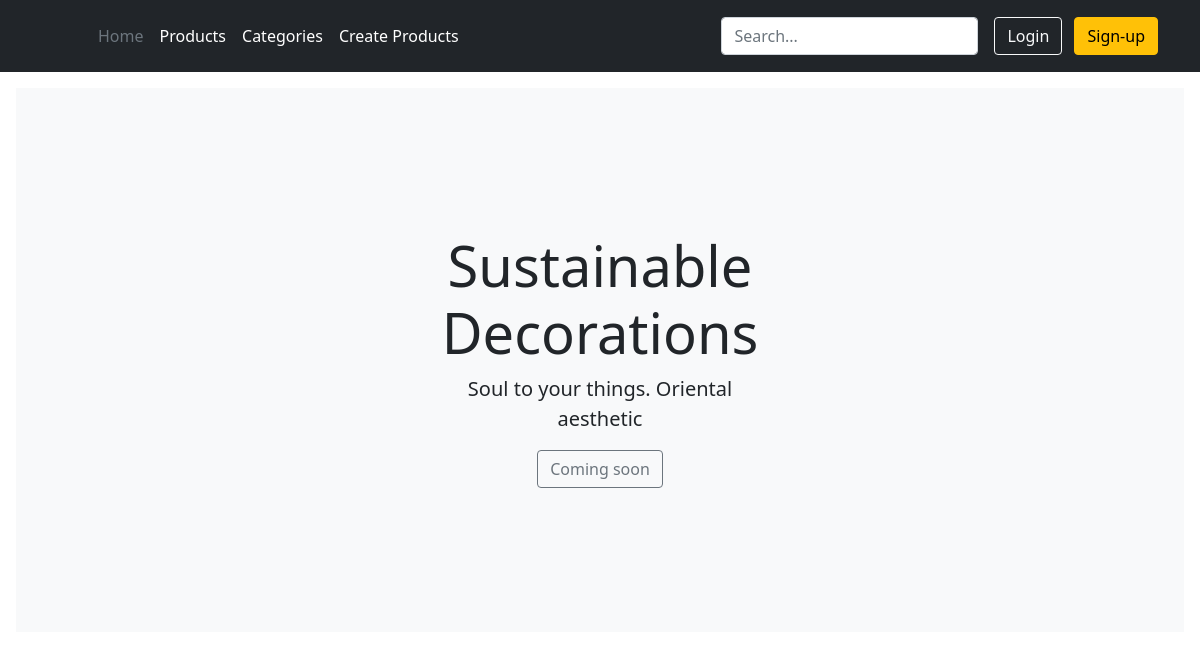
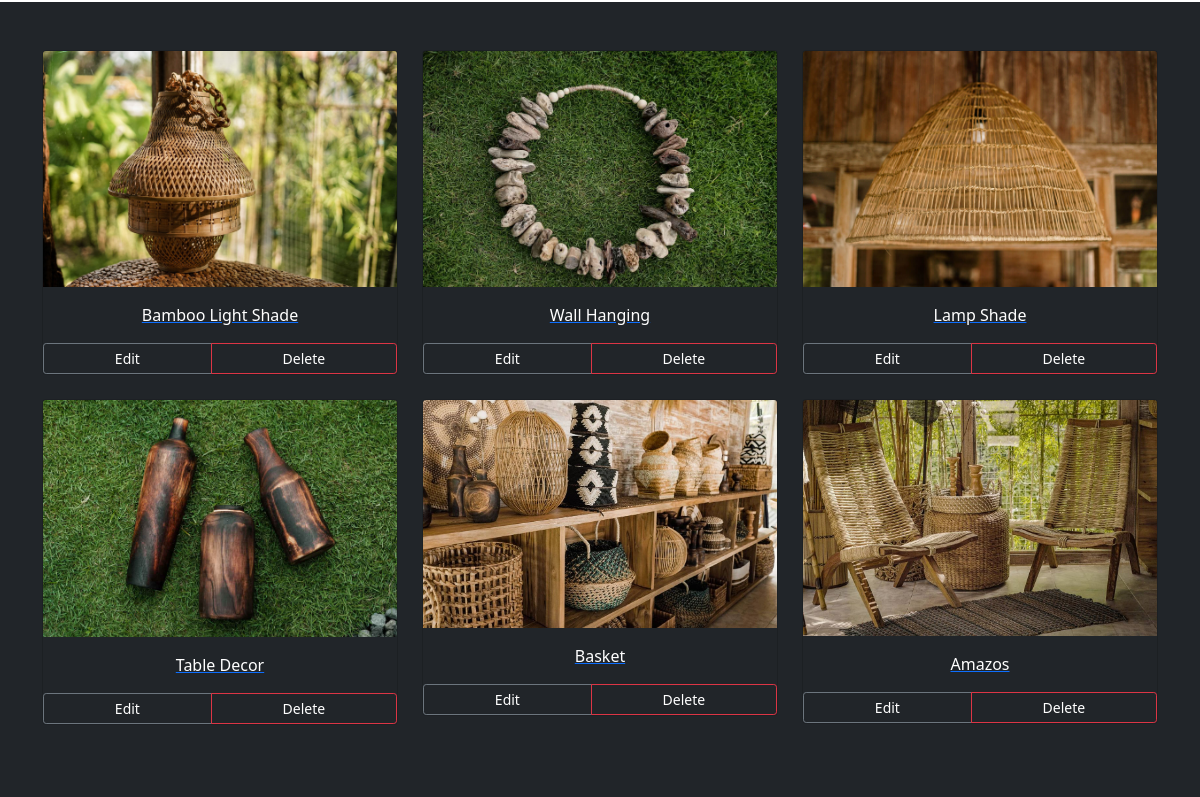
The app's page /products/, older data (2 pictures, top to bottom).
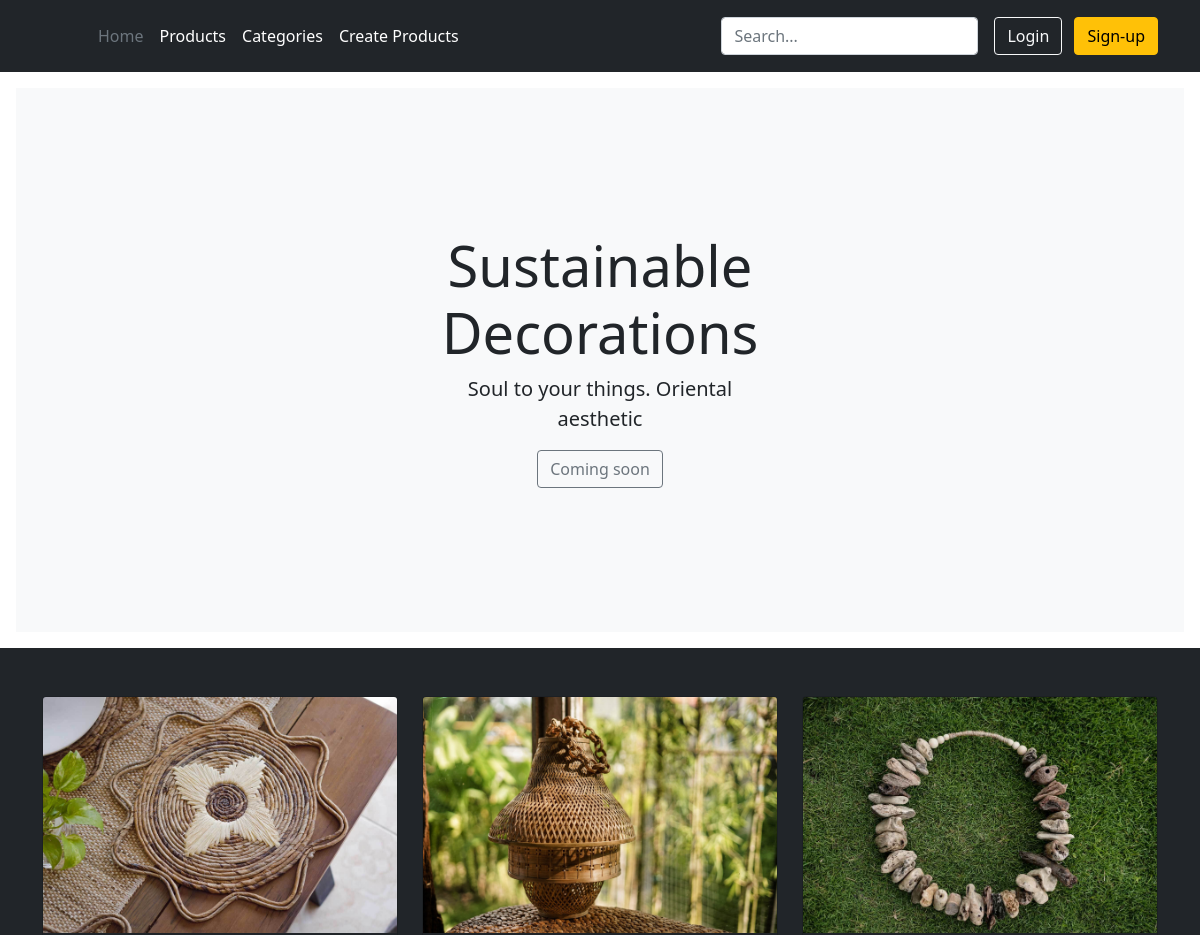
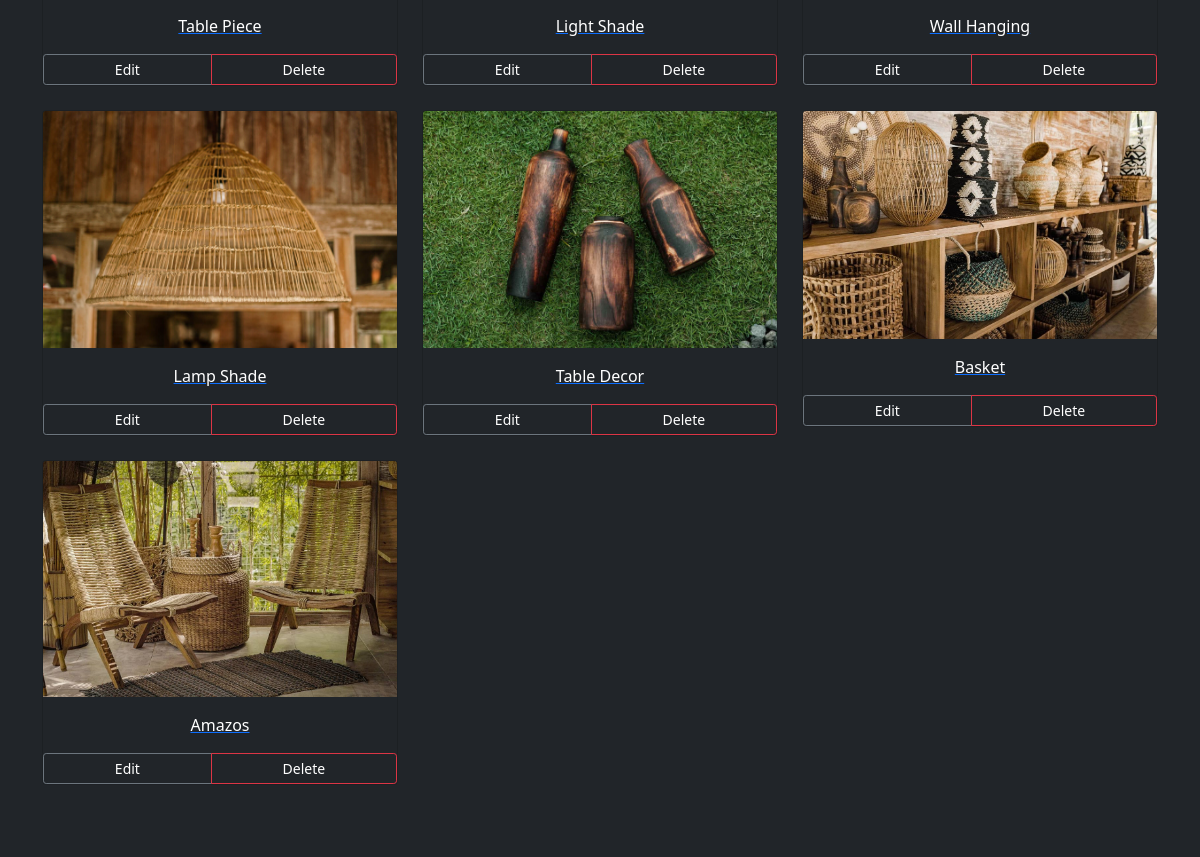
The same page, newer data (2 pictures, top to bottom).
### products/models.py (models this page shows, shortened)
class Product(models.Model):
    title = models.CharField(max_length=200)
    description = models.TextField(blank=True)
    image = models.ImageField(upload_to='images/')
    price = models.DecimalField(max_digits=6, decimal_places=2)
    category = models.ForeignKey(Category, related_name='product', on_delete=models.CASCADE)
    slug = models.SlugField(max_length=255)
    in_stock = models.BooleanField(default=True)  # Stock to change to numeric value
    is_active = models.BooleanField(default=True)
    created = models.DateTimeField(auto_now_add=True)
    updated = models.DateTimeField(auto_now=True)
    class Meta:
        verbose_name_plural = 'Products'
        ordering = ('-created',)

### storeAnada/views.py (the view)
# urls.py: path('products/', storeAnada.views.ProductListView.as_view(), name='product-list'),
class ProductListView(ListView):
	template_name = "products/product_list.html"
	model = Product
	def get_context_data(self, **kwargs):
		context = super().get_context_data(**kwargs)
		search = self.request.GET.get('search', None)
		products = Product.objects.all()
		if search:
			products = products.filter(title__contains=search)  # Contains gives flexibility in the search input
			context['search'] = search
		context['products'] = products
		return context

### templates/products/product_list.html (shortened to what this page needs)
{% extends "base.html" %}
{% load static %}
{% block content %}
    <div class="position-relative overflow-hidden p-3 p-md-5 m-md-3 text-center bg-light">
        <div class="col-md-5 p-lg-5 mx-auto my-5">
            <h1 class="display-4 font-weight-normal">Sustainable Decorations</h1>
            <p class="lead font-weight-normal">Soul to your things. Oriental aesthetic</p>
            <a class="btn btn-outline-secondary" href="#">Coming soon</a>
        </div>
    </div>
    <div class="album py-5 bg-dark">
        <div class="container">
            <div class="row no-gutters">
                {% for product in products %}
                    <div class="col-md-4">
                        <div class="card mb-4 bg-transparent">
                            <a href="{% url 'product-detail' pk=product.pk %}">
                                <img class="card-img-top" src="/media/{{ product.image }}" alt="{{ product.title }}">
                                <div class="card-body">
                                    <p class="card-text text-center text-white">
                                        {{ product.title }}
                                    </p>
                                </div>
                            </a>
                                <div class="btn-group">
                                    <a class="btn btn-sm btn-outline-secondary text-white" href="{% url 'product-update' pk=product.pk %}">Edit</a>
                                    <a class="btn btn-sm btn-outline-danger text-white" href="{% url 'product-delete' pk=product.pk %}">Delete</a>
                                </div>
                        </div>
                    </div>
                {% endfor %}
            </div>
        </div>
    </div>
{% endblock %}

Row changes from the older to the newer data that the page shows:
added Product: image (picture), title "Table Piece"
changed Product: title "Bamboo Light Shade" → "Light Shade"
